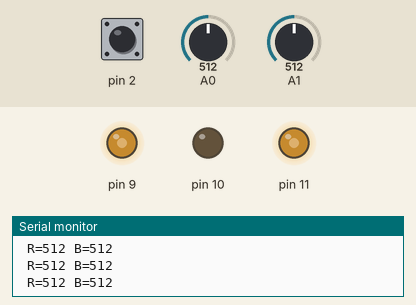
This sketch was run on a simulated Arduino Uno, built with avr-gcc and run on an emulated ATmega328P. Parts: output pins drawn as LEDs (lit = HIGH), the last lines printed to the serial monitor. Inputs (shaded band) come from the test bench; at power-on: A0 = 512, A1 = 512, pin 2 HIGH.

Above: at 1.2 s.
1.3 s: A0 set to 1023
At 2.5 s:
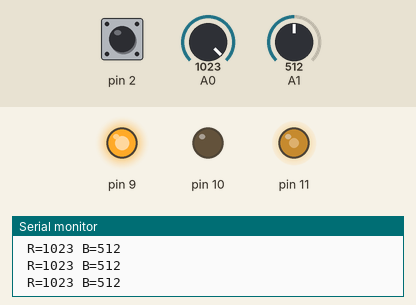
2.8 s: A1 set to 716
At 3.3 s:
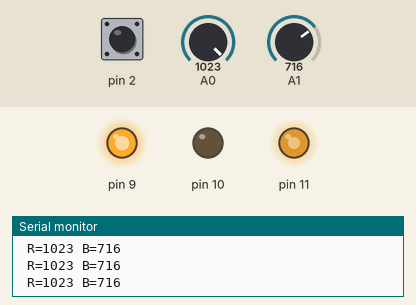
4.3 s: pin 2 pulled LOW for 0.15 s
At 4.38 s:
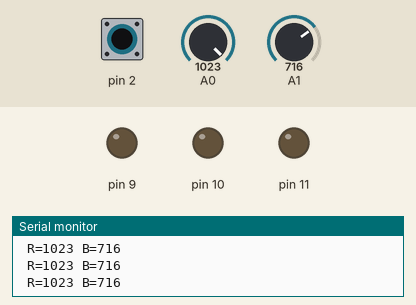
5.9 s: A1 set to 0
At 6.6 s:
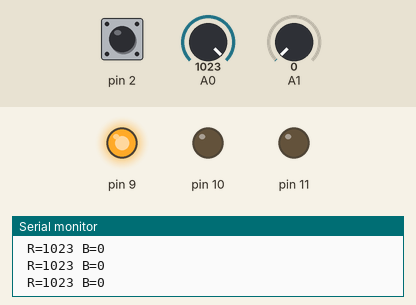
7.4 s: A0 set to 716
At 8.4 s:
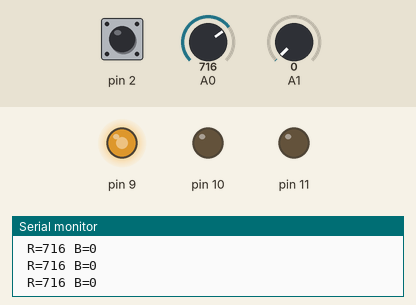
8.9 s: A1 set to 1023
At 9.4 s:
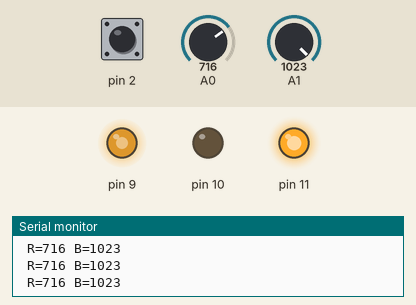
Timing chart, 0 to 11.4 s (numbered marks = the images above; inputs shaded):
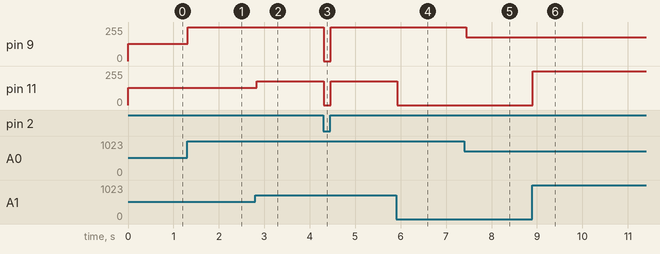

The sketch:

RGBLED.ino
```cpp
// These are global variables
int rPot = 0;
int bPot;

void setup()
{
  // Set-up serial communication
  // 9600 is the com. speed in bits per second
  Serial.begin(9600);

  pinMode(9, OUTPUT);
  pinMode(10, OUTPUT);
  pinMode(11, OUTPUT);

  // Add the pull up resistor
  pinMode(2, INPUT_PULLUP);

  // k = k + 1 shorthand is k++

  // For loop example
  // for (int k = 0; k < 5; k = k + 1)
  // {
  //    Serial.println(k);
  //   delay(500);
  // }
}

void loop()
{
  // To read the red potentiometer
  rPot = analogRead(A0);
  Serial.print(" R=");
  Serial.print(rPot);
  // println makes sure end of line is after what it has to print

  bPot = analogRead(A1);
  Serial.print(" B=");
  Serial.println(bPot);

  // write to digital ports
  // digitalWrite(9, HIGH);

  // write to analog ports (if ~ then doubles as analog)
  // analogWrite(9, 255);
  // analogWrite(10, 0);
  // analogWrite(11, 0);


  // if(), else if(), and else() statements
  // if statements assume that if 0 then false, if non-0 then true
  // High is 1, Low is 0
  if (digitalRead(2))
  {
    // Divide by 4 takes 10 bit number to 4 bit
    rgb(rPot/4, 0, bPot/4);
  }
  else
  {
    off();
  }

  // delays in miliseconds
  delay(50);
}

// write own function
// start with return, then function name, then arguments
// variables in handle are local variables

void rgb(int r, int g, int b)
{
  // Parameters should be 0 to 255
  analogWrite(9, r);
  analogWrite(10, g);
  analogWrite(11, b);

}

void red()
{
  analogWrite(9, 255);
  analogWrite(10, 0);
  analogWrite(11, 0);
}

void green()
{
  analogWrite(9, 0);
  analogWrite(10, 255);
  analogWrite(11, 0);
}

void blue()
{
  analogWrite(9, 0);
  analogWrite(10, 0);
  analogWrite(11, 255);
}

void off()
{
  analogWrite(9, 0);
  analogWrite(10, 0);
  analogWrite(11, 0);
}
```

Measured:
- after the input at 1.3 s, pin 9: 128/255 → 255/255 at once
- after the input at 2.8 s, pin 11: 128/255 → 179/255 at once
- after the input at 4.3 s, pin 9: 255/255 → 0/255 at once, → 255/255 0.15 s later; pin 11: 179/255 → 0/255 at once, → 179/255 0.15 s later
- after the input at 5.9 s, pin 11: 179/255 → 0/255 at once
- after the input at 7.4 s, pin 9: 255/255 → 179/255 after 0.05 s
- after the input at 8.9 s, pin 11: 0/255 → 255/255 at once
